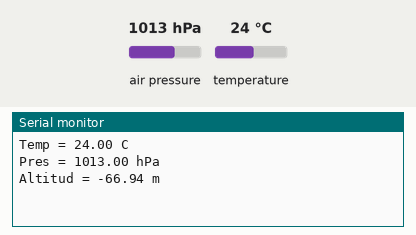
Simulated run of this sketch. Board: Arduino Uno, built with avr-gcc and run on an emulated ATmega328P. Parts: the last lines printed to the serial monitor. Inputs (shaded band) come from the test bench; at power-on: air pressure 1013 hPa, temperature 24 °C.

Above: at 1.8 s.
1.9 s: air pressure set to 952 hPa
At 2.7 s:
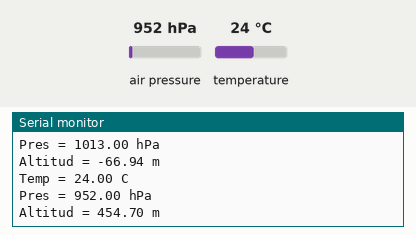
3.4 s: temperature set to 12 °C
At 4.6 s:
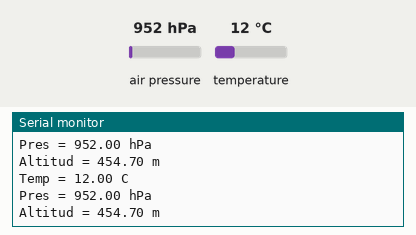
4.9 s: air pressure set to 975 hPa
At 5.6 s:
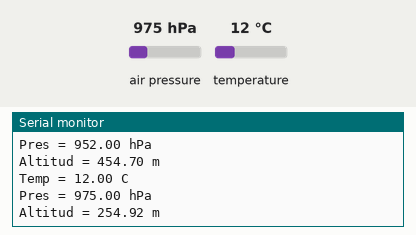
Timing chart, 0 to 7.9 s (numbered marks = the images above; inputs shaded):
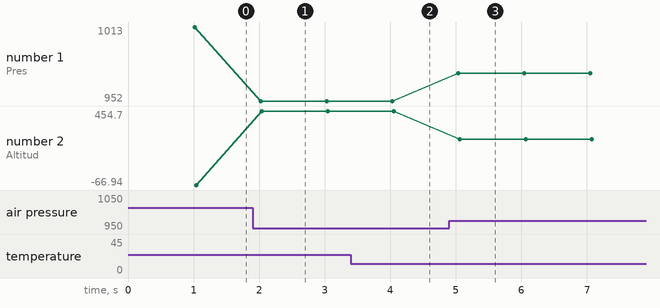

Measured:
- after the input at 1.9 s, the serial monitor: prints a new line after 0.12 s (image 1)
- after the input at 3.4 s, the serial monitor: prints a new line after 0.62 s (image 2)
- after the input at 4.9 s, the serial monitor: prints a new line after 0.14 s (image 3)
- plotted number 1: 1013 → 952 after the input at 1.9 s, 952 → 975 after the input at 4.9 s
- plotted number 2: -66.94 → 454.7 after the input at 1.9 s, 454.7 → 254.92 after the input at 4.9 s

The sketch:

BAROMETRO_BMPW280.ino
```cpp
#include <Adafruit_BMP280.h>
#include <Wire.h>

Adafruit_BMP280 bmp;

void setup() {
  Serial.begin(9600);
  if (!bmp.begin(0x76)) {
    Serial.println(F("ERROR"));
    //while (1);
  }
  bmp.setSampling(Adafruit_BMP280::MODE_NORMAL,     /* Modo de operación */
                  Adafruit_BMP280::SAMPLING_X2,     /* Temp. oversampling */
                  Adafruit_BMP280::SAMPLING_X16,    /* Presion oversampling */
                  Adafruit_BMP280::FILTER_X16,      /* Filtrado. */
                  Adafruit_BMP280::STANDBY_MS_500); /* Tiempo Standby. */
}

void loop(){
  delay(1000);
  Serial.print(F("Temp = "));
  Serial.print(bmp.readTemperature());
  Serial.println(" C");
  Serial.print(F("Pres = "));
  Serial.print(bmp.readPressure()/100);
  Serial.println(" hPa");
  Serial.print(F("Altitud = "));
  Serial.print(bmp.readAltitude(1005));
  Serial.println(" m");
  Serial.println();
}
```
